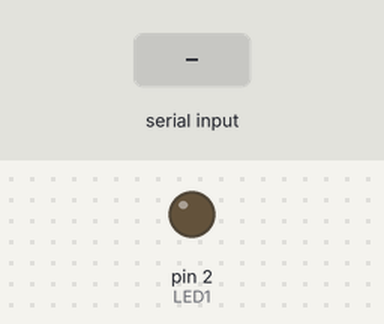
This sketch was run on a simulated Arduino Uno, built with avr-gcc and run on an emulated ATmega328P. Shown: output pins drawn as LEDs (lit = HIGH). The inputs (shaded band) are chosen by the test bench. What the sketch prints to the serial monitor is not drawn.

Above: at 1.2 s.
1.3 s: "T" received over Serial
At 2.5 s:
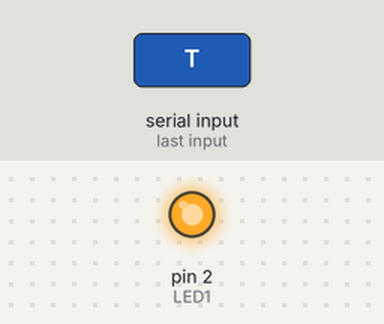
2.8 s: "F" received over Serial
At 3.9 s:
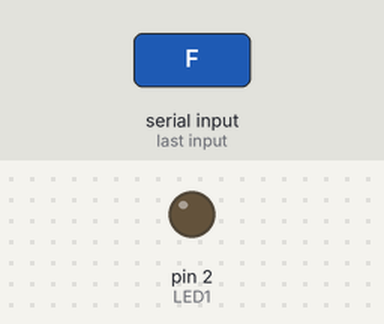
Timing chart, 0 to 5.8 s (numbered marks = the images above; inputs shaded):
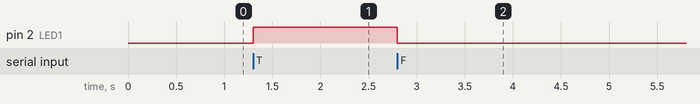

Measured:
- after the input at 1.3 s, pin 2 (LED1): LOW → HIGH at once
- after the input at 2.8 s, pin 2 (LED1): HIGH → LOW at once

The sketch:

Unit_8_Program_2_1.ino
```cpp
/*  Title: Unit 8 Program #2.1
 *  Purpose: Turn LED on or off depending on input
 *  Author: Andy Davis
 *  Date: 4/30/2021
 *  LED1 connected to D2
 */

#include "Stemtera_io.h"

char charIn;


void setup() {
  Serial.begin(9600);
  Serial.println("LED controller V1.0");
  pinMode(LED1, OUTPUT);
  Serial.println("Enter 'T' to turn LED on of 'F' to turn LED off");  //Prompt for input
}

void loop() {
  if(Serial.available() > 0){  //Wait for input...
    charIn = Serial.read();
    if(charIn == 'T'){
      digitalWrite(LED1, HIGH);
      delay(500);
    }
    else if(charIn == 'F'){
      digitalWrite(LED1, LOW);
      delay(500);
    }
  }
}
```

Stemtera_io.h
```cpp
/*  Header file for the Stemtera IOs
 *  This is to be used with the helper board provided by Prof. Thoen
 */

//LEDs
const int LED1 = 2;
const int LED2 = 3;
const int LED3 = 4;
const int LED4 = 5;

//Push buttons
const int S1 = 6;
const int S2 = 7;
const int S3 = 8;
const int S4 = 9;

//Slide Switches
const int S5 = 10;
const int S6 = 11;

//Speaker
const int SPKR = 12;

//Neopixel Strip
const int Neo = 13;

//Potentiometers - Variable Resistors
const int VR1 = A0;
const int VR2 = A1;

//LDR
const int LDR1 = A2;

//Buzzer
const int BZ1 = A3;
```
